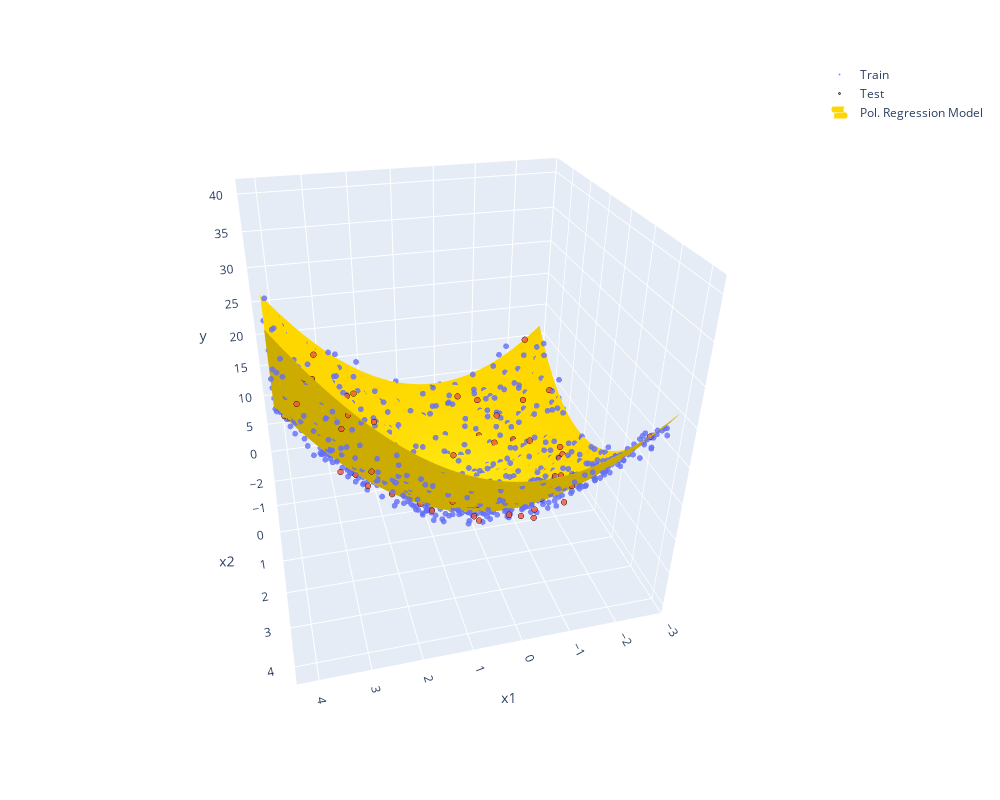

Notebook cell for this chart:
### Code cell
import plotly.express as px
import plotly.graph_objects as go

# fig = go.Figure(data=[go.Surface(x=X1, y=X2, z=Y)])

fig = px.scatter_3d(x=X_train[:,0], y=X_train[:,1], z=y_train, labels={'x': 'x1', 'y': 'x2', 'z': 'y'}, width=1000, height=800)
fig.data[0].update(marker=dict(size=2, opacity=0.8), name='Train', showlegend=True)
fig.add_scatter3d(x=X_test[:,0], y=X_test[:,1], z=y_test, mode='markers', marker=dict(size=2, opacity=0.8, line=dict(width=1, color='black')), name='Test')
fig.add_surface(x=X1, y=X2, z=Y, colorscale=[[0, '#FFD700'], [1, '#FFD700']], showscale=False, name='Pol. Regression Model', showlegend=True)
fig.show()

### Figure 1 — Plotly figure (JSON) as saved in the notebook; plotly's stock layout.template omitted (floating-point values rounded to 4 significant figures; data arrays with more than 128 entries replaced by an {"elided": "..."} marker saying what was removed)
{"data": [{"hovertemplate": "x1=%{x}<br>x2=%{y}<br>y=%{z}<extra></extra>", "legendgroup": "", "marker": {"color": "#636efa", "opacity": 0.8, "size": 2, "symbol": "circle"}, "mode": "markers", "name": "Train", "scene": "scene", "showlegend": true, "type": "scatter3d", "x": {"elided": "1000 float values"}, "y": {"elided": "1000 float values"}, "z": {"elided": "1000 float values"}}, {"marker": {"line": {"color": "black", "width": 1}, "opacity": 0.8, "size": 2}, "mode": "markers", "name": "Test", "type": "scatter3d", "x": [4.014, 3.132, -0.453, 4.027, 3.168, -2.204, -2.303, -1.194, -0.9201, -1.628, 4.012, 3.974, -0.8514, -0.5162, -1.172, -1.005, 1.918, -1.326, -1.772, 3.253, -2.221, -0.6831, 2.827, 1.265, -1.791, -0.8845, -2.224, -0.6548, -2.401, 0.409, 1.22, 2.639, -0.6029, 3.081, 3.427, -1.434, 2.391, 0.5823, -0.2702, 0.04763, 0.3779, -1.918, 3.86, 1.174, 0.6274, -1.191, -0.1948, -1.811, -1.503, -1.269, 2.98, 3.69, 1.199, -0.1782, -0.2283, 1.097, 2.771, 1.909, -1.273, -1.052, -2.795, 2.748, 2.452, 0.4083, -2.144, 3.645, -0.7598, -1.133, 0.4765, 2.524, 0.6109, 1.378, 2.586, 2.993, -2.587, -0.4171, 1.506, 0.769, -2.448, 1.058, 3.074, -2.625, -1.138, 2.272, 1.458, -1.586, 2.81, 2.455, 2.609, 1.942, 3.704, -2.337, 2.988, 2.627, -0.3844, 3.93, 3.732, 1.48, -0.5772, 3.83], "y": [0.4551, -2.363, -2.331, 2.919, 3.766, -0.1008, -1.324, 0.4838, -2.093, -1.769, 2.515, 0.2782, 2.788, -0.7043, -1.892, -0.3128, -2.362, 2.863, -0.4015, -1.716, 0.5918, 1.144, -1.84, 0.7386, 1.568, 0.6148, 0.4171, 2.957, 0.1303, 2.275, 1.87, 3.235, 0.9662, 4.126, -0.1997, 0.6257, 0.648, 3.068, 3.219, -0.5024, 2.537, -1.425, -1.572, 1.255, 1.713, 1.069, 1.832, 1.196, -0.8495, -1.52, -0.8, 3.989, -1.799, 2.784, -2.191, 3.116, -1.574, -1.256, 3.319, -0.9573, 3.295, 1.591, -1.736, -0.3415, 0.6029, -2.52, -1.347, 3.559, 0.4641, -1.719, 0.2099, 4.197, -0.01494, -1.605, -1.369, 0.7741, 3.574, 0.7089, -2.556, 0.2673, -1.675, 0.3433, -2.453, -2.019, -0.8327, -0.1417, -0.05534, -1.922, -1.141, 1.16, -0.08874, -2.666, 0.8731, -1.159, -2.589, 1.875, -0.9415, 1.949, 3.137, 3.394], "z": [18.5, 17.76, 8.063, 30.78, 28.19, 6.201, 6.997, 3.068, 7.814, 6.921, 27.37, 18.64, 10.97, 1.407, 6.649, -0.1159, 10.53, 10.25, 6.142, 16.05, 7.292, 5.31, 12.1, 6.387, 8.274, 2.816, 7.802, 10.33, 6.473, 7.364, 7.304, 20.41, 4.534, 30.97, 14.71, 3.626, 7.081, 12.93, 11.02, 2.093, 7.89, 9.301, 20.13, 5.693, 7.168, 3.563, 6.228, 6.572, 4.902, 6.829, 12.45, 34.83, 4.683, 9.295, 6.296, 14.19, 10.83, 9.527, 16.14, 4.325, 19.92, 13.18, 9.79, 2.36, 6.779, 19.7, 4.407, 15.88, 0.7448, 10.19, 2.181, 25.1, 9.755, 12.0, 10.61, 1.265, 19.68, 2.973, 14.06, 4.81, 12.74, 7.066, 8.287, 11.87, 3.304, 1.379, 9.984, 11.91, 11.31, 7.5, 16.01, 15.34, 10.85, 9.844, 8.547, 23.31, 16.51, 9.001, 10.01, 30.28]}, {"colorscale": [[0, "#FFD700"], [1, "#FFD700"]], "name": "Pol. Regression Model", "showlegend": true, "showscale": false, "type": "surface", "x": {"elided": "100x100 float values"}, "y": {"elided": "100x100 float values"}, "z": {"elided": "100x100 float values"}}], "layout": {"height": 800, "legend": {"tracegroupgap": 0}, "margin": {"t": 60}, "scene": {"aspectmode": "auto", "aspectratio": {"x": 1, "y": 1, "z": 1}, "camera": {"center": {"x": 0, "y": 0, "z": 0}, "eye": {"x": 0.4688, "y": 1.894, "z": 1.149}, "projection": {"type": "perspective"}, "up": {"x": 0, "y": 0, "z": 1}}, "domain": {"x": [0, 1], "y": [0, 1]}, "xaxis": {"title": {"text": "x1"}, "type": "linear"}, "yaxis": {"title": {"text": "x2"}, "type": "linear"}, "zaxis": {"title": {"text": "y"}, "type": "linear"}}, "width": 1000}}
